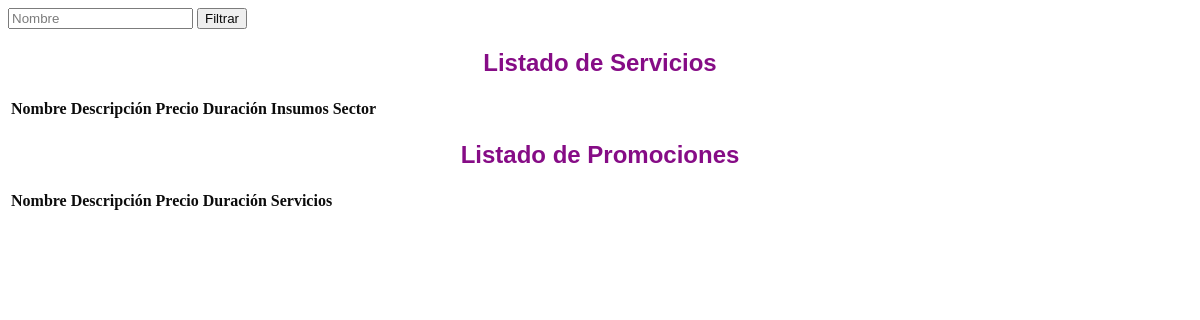
The app's page /gestion/listaServicios/, older data.
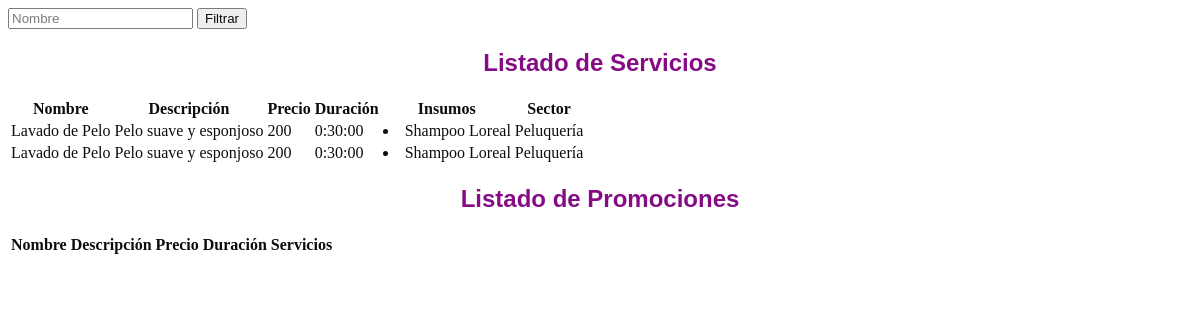
The same page, newer data.
### gestion/models.py (models this page shows, shortened)
class Servicio(models.Model):
    FILTROS = {
        "nombre": ["nombre__icontains"],
    }
    class Meta:
        abstract = True
    MODULO = timedelta(minutes=15)
    nombre = models.CharField(max_length=100)
    descripcion = models.CharField(max_length=100)
    precio = models.IntegerField(default=0)
    sector = models.ForeignKey(Sector)

class ServicioBasico(Servicio):
    duracion = models.IntegerField(default=0)
    insumos = models.ManyToManyField(Insumo, blank=True)
    def get_duracion(self):
        return self.duracion * self.MODULO

class Insumo (models.Model):
    MILILITROS= 'Mililitros'
    LITROS= 'Litros'
    GRAMOS = 'Gramos'
    KILOS = 'Kilos'
    CC = 'Centimetros Cubicos'
    UNIDAD_DE_MEDIDA = [
        (MILILITROS, 'Mililitros'),
        (LITROS, 'Litros'),
        (GRAMOS, 'Gramos'),
        (KILOS, 'Kilos'),
        (CC, 'Centimetros Cubicos')
    ]
    FILTROS = {
        "nombre": ["nombre__icontains"],
        "marca": ["marca__icontains"]
    }
    nombre = models.CharField(max_length=100)
    marca = models.CharField(max_length=100)
    contenidoNeto = models.PositiveIntegerField(default="Centimetros Cubicos")
    unidadDeMedida = models.CharField(max_length=25, choices=UNIDAD_DE_MEDIDA, default=0)
    stock = models.IntegerField(default=0)
    def __str__(self):
        return "{} {}".format(self.nombre, self.marca)

class Sector(models.Model):
    nombre = models.CharField(primary_key=True, max_length=100)
    descripcion = models.CharField(max_length=100)
    def __str__(self):
        return "{}".format(self.nombre)

### gestion/views.py (the view)
def listaServicios(request):
    usuario = request.user
    print(usuario)
    servicios = ServicioBasico.objects.all()
    insumos = Insumo.objects.all()
    return render(request, 'servicio/listaServicios.html', {'servicios': servicios, 'insumos': insumos, 'usuario': usuario})

### gestion/templates/servicio/listaServicios.html (shortened to what this page needs)
<div class="container background-white" style="opacity: 0.95;">
    <div class="row margin-vert-30">
        <div class="col-md-12">
            <form method="get" action="">
                <input name="nombre" placeholder="Nombre" value="{{ f.nombre }}" class="filtro">
                <button class="btn btn-violet pull-right" type="submit">Filtrar</button>
            </form>
            <h2><font color="Purple"><font face="arial"><center> Listado de Servicios </center></font></font></h2>
            <table class="table table-striped">
                <thread>
                    <tr>
                        <th>Nombre</th>
                        <th>Descripción</th>
                        <th>Precio</th>
                        <th>Duración</th>
                        <th>Insumos</th>
                        <th>Sector</th>
                    </tr>
                </thread>
                <tbody>
                    {% for servicio in servicios %}
                    <tr>
                        <td>{{servicio.nombre}}</td>
                        <td>{{servicio.descripcion}}</td>
                        <td>{{servicio.precio}}</td>
                        <td>{{servicio.get_duracion}}</td>
                        <td>{% for insumo in servicio.insumos.all %}
                               <li>{{insumo}}
                            {% endfor %}
                        </td>
                        <td>{{servicio.sector}}</td>
                    </tr>
                    {% endfor %}
                </tbody>
            </table>
            <h2><font color="Purple"><font face="arial"><center> Listado de Promociones </center></font></font></h2>
            <table class="table table-striped">
                <thread>
                    <tr>
                        <th>Nombre</th>
                        <th>Descripción</th>
                        <th>Precio</th>
                        <th>Duración</th>
                        <th>Servicios</th>
                    </tr>
                </thread>
            </table>
        </div>
    </div>
</div>

Row changes from the older to the newer data that the page shows:
added ServicioBasico: nombre "Lavado de Pelo", descripcion "Pelo suave y esponjoso", precio "200", get_duracion "0:30:00", sector "Peluquería"
added Insumo: nombre+marca "Shampoo Loreal"
added ServicioBasico: nombre "Lavado de Pelo", descripcion "Pelo suave y esponjoso", precio "200", get_duracion "0:30:00", sector "Peluquería"
